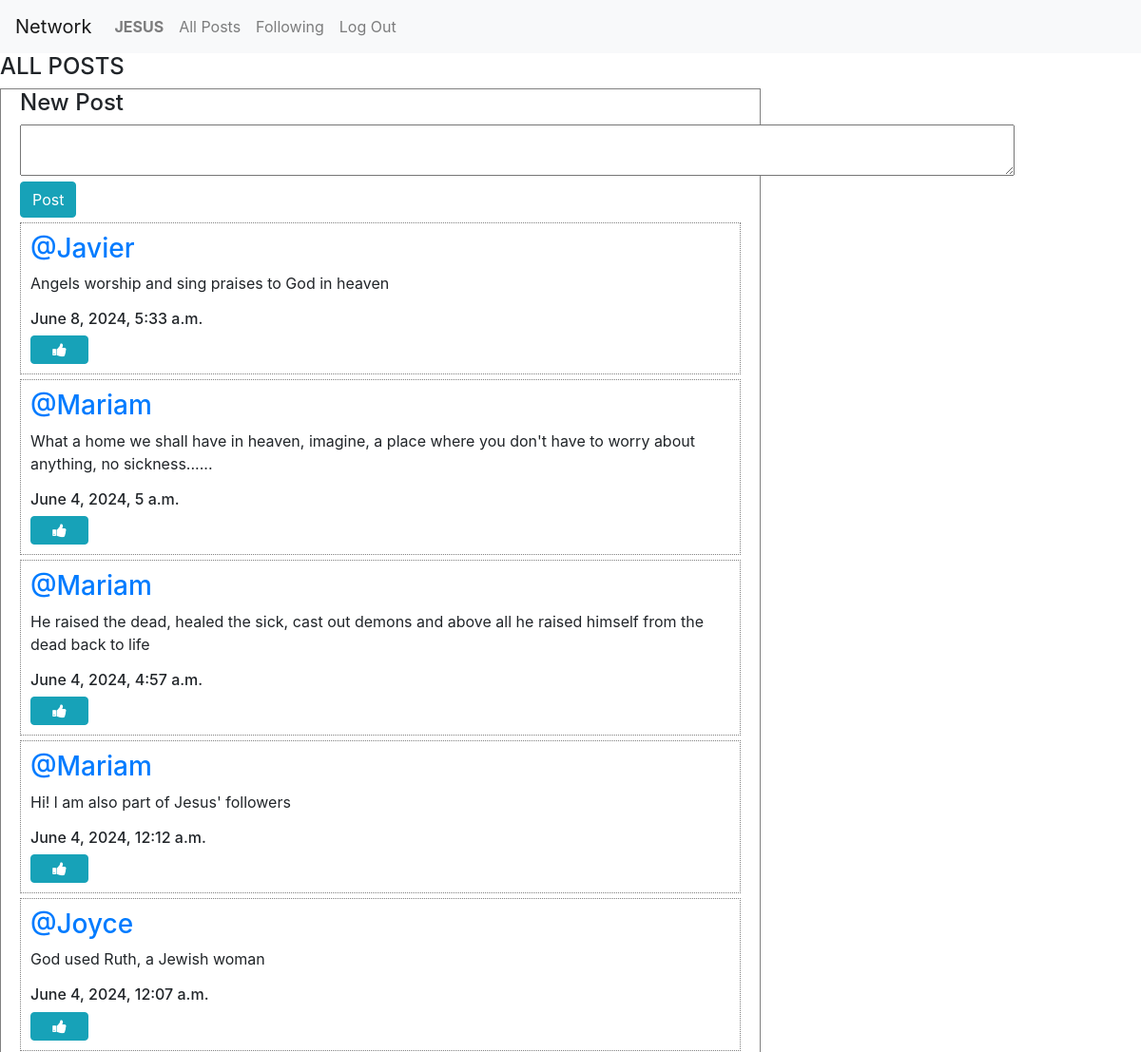
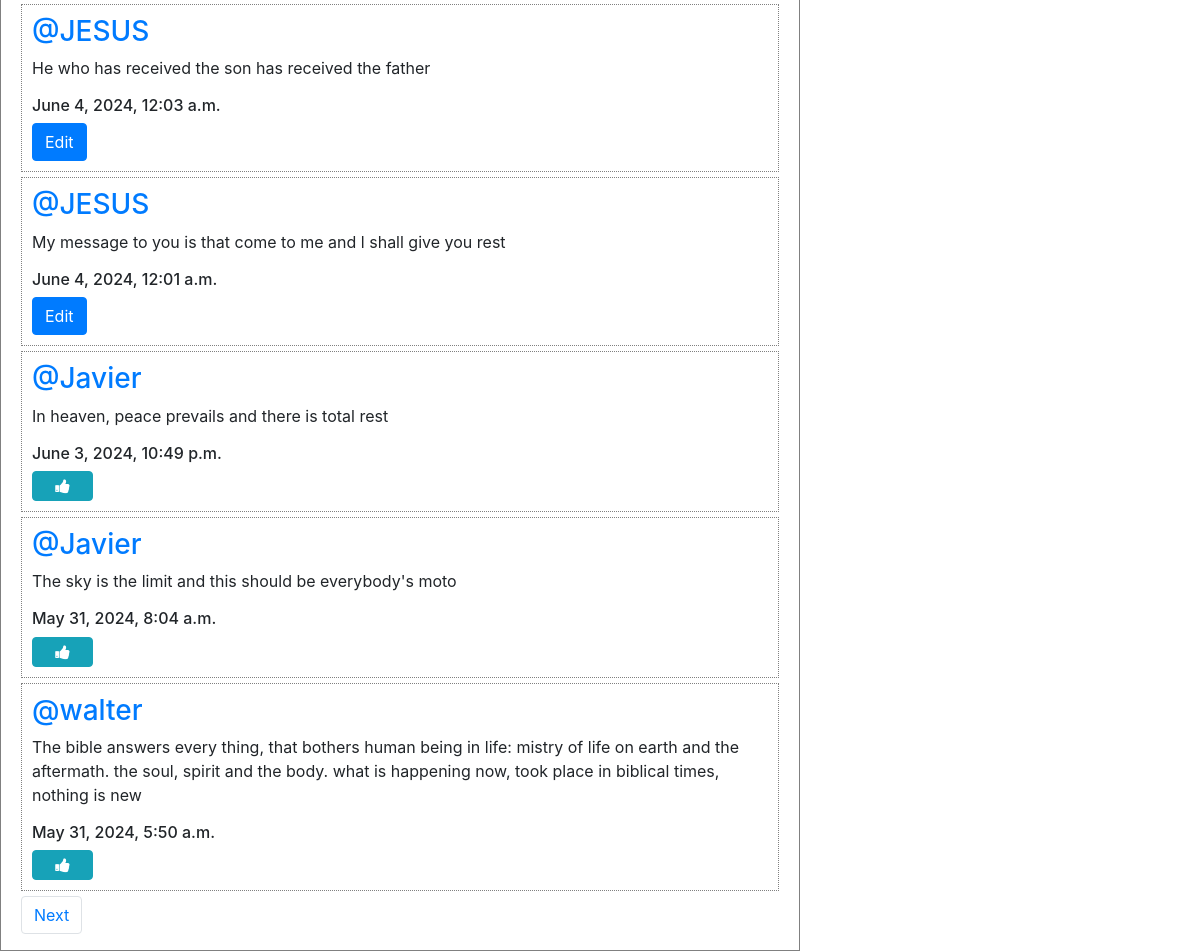
Screenshot of / (signed in) with the database file from the repository (2 pictures, top to bottom).
### network/models.py (models this page shows, shortened)
class User(AbstractUser):
    pass

class Post(models.Model):
    user = models.ForeignKey(User, on_delete=models.CASCADE, related_name= "sender")
    information = models.CharField(max_length= 165)
    date = models.DateTimeField(auto_now_add= True)

### network/views.py (the view)
# urls.py: path("", views.index, name="index"),
def index(request):
    all_posts = Post.objects.all().order_by("id").reverse()
    paginator= Paginator(all_posts, 10)
    page_number= request.GET.get('page')
    page_posts= paginator.get_page(page_number)
    all_liked_posts= Like.objects.all()
    individual_likes= []
    try:
        for liked_post in all_liked_posts:
            if liked_post.user.id == request.user.id:
                individual_likes.append(liked_post.post.id)
    except:
        individual_likes= []
    return render(request, "network/index.html", {
        "all_posts": all_posts,
        "page_posts":page_posts,
        "individual_likes":individual_likes,
    })

### network/templates/network/index.html (shortened to what this page needs)
{% extends "network/layout.html" %}
{% load static %}
{% block body %}
    <h4>ALL POSTS</h4>
    {% if user.is_authenticated %}
    <div class= "post_1">
        <div id= "form">
            <h4>New Post</h4>
            <form  action= "{% url 'new_post' %}" method= "post" >
                <textarea name="information" row="5" cols="100"></textarea><br/>
                <input type= "submit" value= 'Post' class= "btn btn-info"/>
            </form>
    {% endif %}
    <div class= "allPosts">
        {% for post in page_posts %}
            <div class= "post_2">
                <h3 class="username"><a href="{% url 'profile' user_id=post.user.id %}">@{{post.user}}</a></h3>
        <p class="information" id="information{{post.id}}">{{post.information}}</p>
                <h6 class="date">{{post.date}}</h6>
                {% if user.is_authenticated %}
                    {% if user == post.user %}
                        <div>
                            <button class= "btn btn-primary" data-toggle= "modal"  data-target= "#modal_edit_post{{post.id}}">Edit</button>
                        </div>
                    {% else %}
                          {% if post.id in individual_likes %}
                          <button class="btn btn-info fa fa-thumbs-down col-1" onclick="likeButton({{post.id}}, {{individual_likes}})" id="{{post.id}}"></button>
                          {% else %}
                          <button class="btn btn-info fa fa-thumbs-up col-1" onclick="likeButton({{post.id}}, {{individual_likes}})" id="{{post.id}}"></button>
                          {% endif %}
                    {% endif %}
                {% endif %}
            </div>
        {% endfor %}
    </div>
            <nav aria-label= "Page navigation example">
                <ul class="pagination">
                    {%  if page_posts.has_next %}
                        <li class="page-item"><a class="page-link" href="?page={{page_posts.next_page_number}}">Next</a></li>
                    {% endif %}
                </ul>
            </nav>
{% endblock %}

### network/templates/network/layout.html (shortened to what this page needs)
{% load static %}
<!DOCTYPE html>
<html lang="en">
    <head>
        <link rel="stylesheet" href="https://stackpath.bootstrapcdn.com/bootstrap/4.4.1/css/bootstrap.min.css">
        <link href="{% static 'network/style.css' %}" rel="stylesheet">
        <link rel="stylesheet" href="https://cdnjs.cloudflare.com/ajax/libs/font-awesome/4.7.0/css/font-awesome.min.css">
    </head>
    <body>
        <nav class="navbar navbar-expand-lg navbar-light bg-light">
            <a class="navbar-brand" href="{% url 'index' %}">Network</a>
            <div>
              <ul class="navbar-nav mr-auto">
                {% if user.is_authenticated %}
                    <li class="nav-item">
                        <a class="nav-link" href="{% url 'profile' user_id=user.id %}"><strong>{{ user.username }}</strong></a>
                    </li>
                {% endif %}
                    <li class="nav-item">
                        <a class="nav-link" href="{% url 'index' %}">All Posts</a>
                    </li>
                {% if user.is_authenticated %}
                    <li class="nav-item">
                        <a class="nav-link" href="{% url 'following' %}">Following</a>
                    </li>
                    <li class="nav-item">
                        <a class="nav-link" href="{% url 'logout' %}">Log Out</a>
                    </li>
                {% endif %}
              </ul>
            </div>
          </nav>
        <div class="body">
            {% block body %}
            {% endblock %}
        </div>
    </body>
</html>

### network/static/network/style.css (style rules this page uses)
.post_1 { border:1px solid grey; width:800px; margin-left:0; display:flex; justify-content:center; flex-direction:column; }
#form { margin-left:20px; }
.post_2 { border: 1px dotted grey; margin-top:5px; margin-bottom:5px; display:flex; justify-content:center; flex-direction:column;margin-right:20px; padding:10px; }

### rows the page displays
User: username "JESUS"
Post: user "Javier", information "Angels worship and sing praises to God in heaven", date "June 8, 2024, 5:33 a.m."
Post: user "Mariam", information "What a home we shall have in heaven, imagine, a place where you don't have to worry about anything, no sickness......", date "June 4, 2024, 5 a.m."
Post: user "Mariam", information "He raised the dead, healed the sick, cast out demons and above all he raised himself from the dead back to life", date "June 4, 2024, 4:57 a.m."
Post: user "Mariam", information "Hi! l am also part of Jesus' followers", date "June 4, 2024, 12:12 a.m."
Post: user "Joyce", information "God used Ruth, a Jewish woman", date "June 4, 2024, 12:07 a.m."
Post: user "JESUS", information "He who has received the son has received the father", date "June 4, 2024, 12:03 a.m."
Post: user "JESUS", information "My message to you is that come to me and l shall give you rest", date "June 4, 2024, 12:01 a.m."
Post: user "Javier", information "In heaven, peace prevails and there is total rest", date "June 3, 2024, 10:49 p.m."
Post: user "Javier", information "The sky is the limit and this should be everybody's moto", date "May 31, 2024, 8:04 a.m."
Post: user "walter", information "The bible answers every thing, that bothers human being in life: mistry of life on earth and the aftermath. the soul, spirit and the body. what is happening now, took place in biblical times, nothing is new", date "May 31, 2024, 5:50 a.m."
